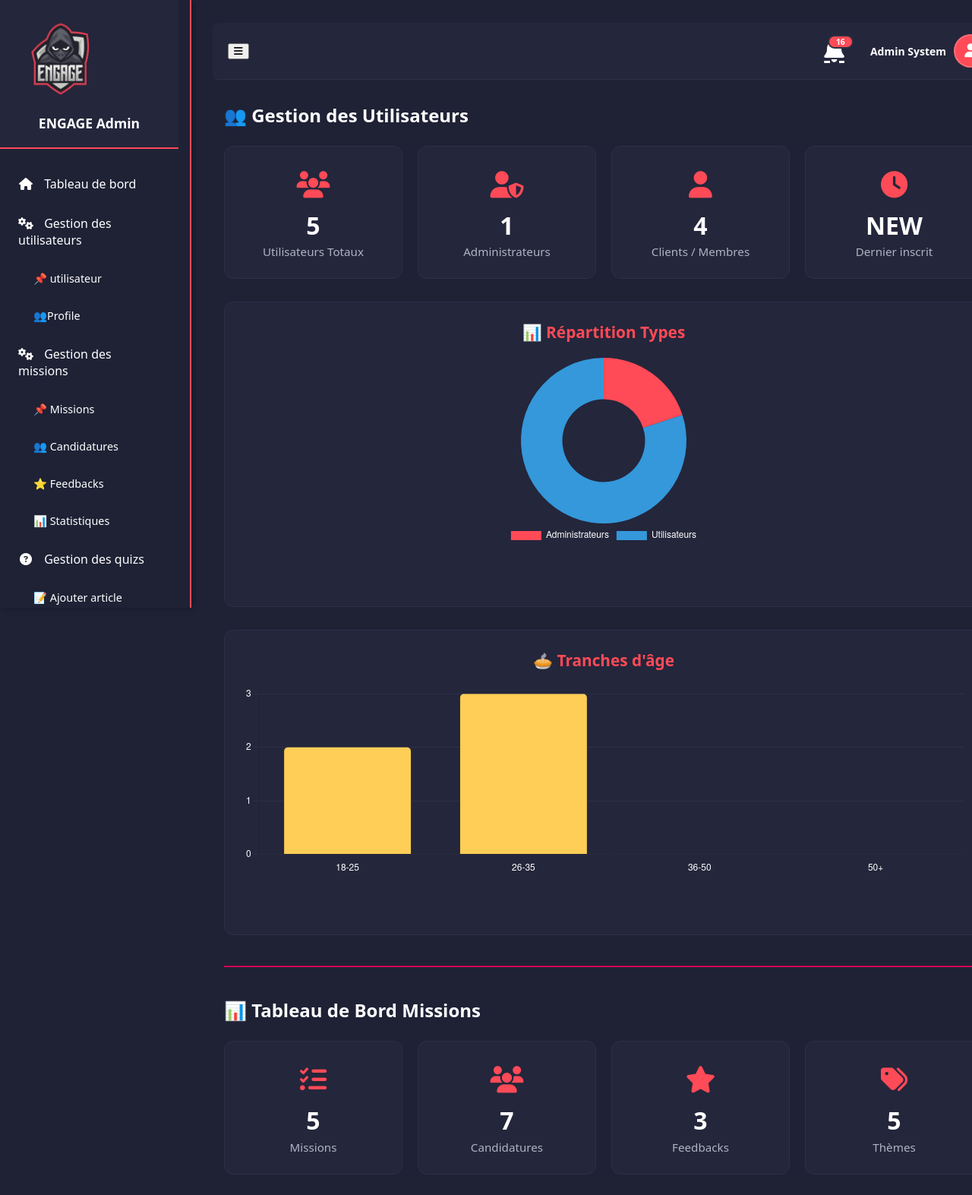
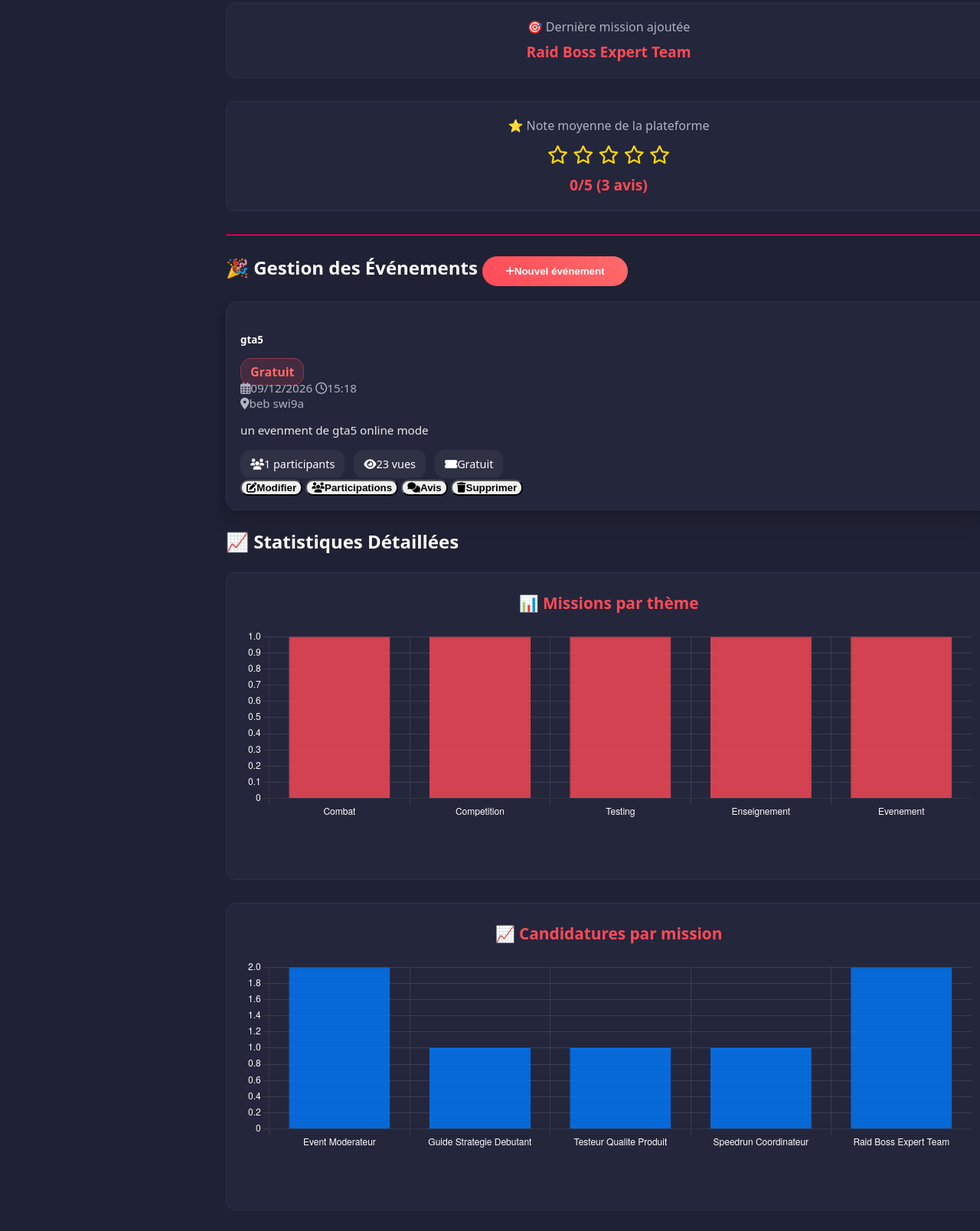
The app's page /view/backoffice/dashboard.php (signed in, upper part) with its own data (2 pictures, top to bottom).
### tables this page shows
CREATE TABLE `utilisateur` (
  `id_util` int(11) NOT NULL,
  `prenom` varchar(100) NOT NULL,
  `nom` varchar(100) NOT NULL,
  `dt_naiss` date DEFAULT NULL,
  `mail` varchar(255) NOT NULL,
  `num` int(11) DEFAULT NULL,
  `mdp` varchar(255) NOT NULL,
  `typee` enum('admin','user') DEFAULT 'user',
  `q1` varchar(255) DEFAULT NULL,
  `rp1` varchar(255) DEFAULT NULL,
  `q2` varchar(255) DEFAULT NULL,
  `rp2` varchar(255) DEFAULT NULL,
  `gamer_tag` varchar(100) DEFAULT NULL,
  `created_at` timestamp NOT NULL DEFAULT current_timestamp(),
  `updated_at` timestamp NOT NULL DEFAULT current_timestamp() ON UPDATE current_timestamp(),
  `img` varchar(255) DEFAULT NULL,
  `auth` varchar(200) NOT NULL,
  `face` text NOT NULL
);

CREATE TABLE `missions` (
  `id` int(11) NOT NULL,
  `titre` varchar(255) NOT NULL,
  `jeu` varchar(100) NOT NULL,
  `theme` varchar(100) DEFAULT NULL,
  `niveau_difficulte` enum('Facile','Moyen','Difficile','Expert') DEFAULT 'Moyen',
  `description` longtext DEFAULT NULL,
  `competences_requises` varchar(500) DEFAULT NULL,
  `salaire_propose` decimal(10,2) DEFAULT NULL,
  `duree_estimee` varchar(100) DEFAULT NULL,
  `nombre_places` int(11) DEFAULT 1,
  `date_creation` timestamp NOT NULL DEFAULT current_timestamp(),
  `date_debut` date DEFAULT NULL,
  `date_fin` date DEFAULT NULL,
  `statut` enum('Ouverte','En cours','Fermee','Annulee') DEFAULT 'Ouverte',
  `createur_id` int(11) NOT NULL,
  `partenaire_id` int(11) DEFAULT NULL
);

CREATE TABLE `evenement` (
  `id_evenement` int(11) NOT NULL,
  `titre` varchar(100) NOT NULL,
  `description` text NOT NULL,
  `date_evenement` date NOT NULL,
  `lieu` varchar(100) NOT NULL,
  `image` varchar(255) DEFAULT NULL,
  `id_organisation` int(11) NOT NULL COMMENT 'User who organized the event',
  `created_by` int(11) NOT NULL COMMENT 'User who created the event',
  `created_at` timestamp NOT NULL DEFAULT current_timestamp(),
  `updated_at` timestamp NOT NULL DEFAULT current_timestamp() ON UPDATE current_timestamp(),
  `heure_evenement` time DEFAULT NULL,
  `duree_minutes` int(11) DEFAULT NULL,
  `type_evenement` varchar(100) DEFAULT 'gratuit',
  `prix` decimal(10,2) DEFAULT NULL,
  `vues` int(11) NOT NULL DEFAULT 0,
  `theme` varchar(100) DEFAULT 'evenement'
);

### view/backoffice/dashboard.php (the view, shortened to what the rows shown need)
<?php
$base_dir = __DIR__ . '/../../';
require_once $base_dir . 'controller/missioncontroller.php';
require_once $base_dir . 'controller/utilisateurcontroller.php';
require_once $base_dir . 'model/evenementModel.php';
$utilisateurC = new UtilisateurController();
$currentUser = $utilisateurC->showUtilisateur($_SESSION['user_id']);
$userImg = $currentUser['img'] ?? null;
$userName = $currentUser['prenom'] . ' ' . $currentUser['nom'];
$imgPath = '../frontoffice/assets/uploads/profiles/' . $userImg;
if (!file_exists(__DIR__ . '/../../view/frontoffice/assets/uploads/profiles/' . $userImg) || empty($userImg)) {
    $userImg = null;
}
$missionC = new missioncontroller();
$eventModel = new EvenementModel();
$missions = $missionC->getMissions();
$events = $eventModel->getAllEvents();
$lastMission = !empty($missions) ? $missions[0]['titre'] : "Aucune mission";
?>
<!DOCTYPE html>
<html lang="fr">
<head>
    <link rel="stylesheet" href="assets/css/custom-backoffice.css">
    <link rel="stylesheet" href="https://cdnjs.cloudflare.com/ajax/libs/font-awesome/6.5.0/css/all.min.css">
</head>
<body>
<div id="content">
    <nav class="navbar navbar-expand-lg topbar">
        <div class="user-menu">
            <div class="user-wrapper">
                <span class="user-name"><?= htmlspecialchars($userName) ?></span>
                <div class="user-avatar">
                    <?php if ($userImg): ?>
                        <img src="<?= htmlspecialchars($imgPath) ?>" alt="Profil" style="width: 100%; height: 100%; border-radius: 50%; object-fit: cover;">
                    <?php else: ?>
                        <i class="fas fa-user"></i>
                    <?php endif; ?>
                </div>
            </div>
        </div>
    </nav>
    <div class="container mt-4">
        <div id="dashboardSection">
            <h2 class="text-white mb-4 section-title">👥 Gestion des Utilisateurs</h2>
            <h2 class="text-white mb-4 section-title">📊 Tableau de Bord Missions</h2>
            <div class="row">
                <div class="col-md-6">
                    <div class="last-mission-balanced">
                        <div class="last-mission-label-balanced">🎯 Dernière mission ajoutée</div>
                        <div class="last-mission-value-balanced"><?= htmlspecialchars($lastMission) ?></div>
                    </div>
                </div>
            </div>
            <h2 class="text-white mb-3 section-title d-flex align-items-center justify-content-between">
                🎉 Gestion des Événements
                <button class="btn btn-primary" onclick="openPage('events/createevent.php')">
                    <i class="fas fa-plus me-2"></i>Nouvel événement
                </button>
            </h2>
            <div class="row event-grid">
                <?php if (!empty($events)): ?>
                    <?php foreach ($events as $ev): ?>
                        <div class="col-lg-6 mb-4">
                            <div class="event-card">
                                <div class="d-flex justify-content-between align-items-start mb-2">
                                    <h5 class="mb-0"><?= htmlspecialchars($ev['titre']) ?></h5>
                                    <span class="event-badge">
                                        <?= ($ev['type_evenement'] ?? 'gratuit') === 'payant' ? 'Payant' : 'Gratuit' ?>
                                    </span>
                                </div>
                                <div class="event-meta mb-2">
                                    <i class="far fa-calendar-alt mr-2"></i><?= !empty($ev['date_evenement']) ? date('d/m/Y', strtotime($ev['date_evenement'])) : '--/--/----' ?>
                                    <span class="ml-3"><i class="far fa-clock mr-2"></i><?= isset($ev['heure_evenement']) && $ev['heure_evenement'] !== null ? substr($ev['heure_evenement'], 0, 5) : '--:--' ?></span>
                                </div>
                                <div class="event-meta mb-2">
                                    <i class="fas fa-map-marker-alt mr-2"></i><?= htmlspecialchars($ev['lieu'] ?? 'Lieu non défini') ?>
                                </div>
                                <p class="event-meta mb-3" style="color: var(--text-color); opacity: 0.9;">
                                    <?= htmlspecialchars(mb_strimwidth($ev['description'] ?? 'Pas de description', 0, 140, '...')) ?>
                                </p>
                                <div class="event-stats">
                                    <div class="pill"><i class="fas fa-users mr-2"></i><?= $ev['participants_count'] ?? 0 ?> participants</div>
                                    <div class="pill"><i class="fas fa-eye mr-2"></i><?= $ev['vues'] ?? 0 ?> vues</div>
                                    <?php if (($ev['type_evenement'] ?? 'gratuit') === 'payant'): ?>
                                        <div class="pill"><i class="fas fa-ticket-alt mr-2"></i><?= isset($ev['prix']) ? number_format((float)$ev['prix'], 2) . ' TND' : 'Tarif' ?></div>
                                    <?php else: ?>
                                        <div class="pill"><i class="fas fa-ticket-alt mr-2"></i>Gratuit</div>
                                    <?php endif; ?>
                                </div>
                                <div class="event-actions d-flex flex-wrap mt-3" style="gap: 8px;">
                                    <button class="btn btn-sm btn-info" onclick="openPage('events/editevent.php?id=<?= $ev['id_evenement'] ?>')">
                                        <i class="fas fa-edit mr-1"></i>Modifier
                                    </button>
                                    <button class="btn btn-sm btn-secondary" onclick="openPage('events/participation.php?event_id=<?= $ev['id_evenement'] ?>')">
                                        <i class="fas fa-users mr-1"></i>Participations
                                    </button>
                                    <button class="btn btn-sm btn-warning" onclick="openPage('events/event_feedback.php?event_id=<?= $ev['id_evenement'] ?>')">
                                        <i class="fas fa-comments mr-1"></i>Avis
                                    </button>
                                    <button class="btn btn-sm btn-danger" onclick="if(confirm('Supprimer cet événement ?')) { openPage('events/evenement.php?action=delete&id=<?= $ev['id_evenement'] ?>'); }">
                                        <i class="fas fa-trash mr-1"></i>Supprimer
                                    </button>
                                </div>
                            </div>
                        </div>
                    <?php endforeach; ?>
                <?php else: ?>
                    <div class="col-12">
                        <div class="alert alert-info">Aucun événement pour le moment.</div>
                    </div>
                <?php endif; ?>
            </div>
            <h2 id="stats" class="text-white mb-4 section-title">📈 Statistiques Détaillées</h2>
        </div>
    </div>
</div>
<script>
// Init User Charts
document.addEventListener("DOMContentLoaded", function () {
    // 1. User Type
    const ctxType = document.getElementById('userTypeChart');
    if (ctxType) {
        new Chart(ctxType, {
            type: 'doughnut',
            data: {
                labels: window.dashboardData.usersLabels,
                datasets: [{
                    data: window.dashboardData.usersValues,
                    backgroundColor: ['#ff4a57', '#3498db'],
                    borderWidth: 0
                }]
            },
            options: {
                responsive: true,
                maintainAspectRatio: false,
                plugins: {
                    legend: { position: 'bottom', labels: { color: '#fff' } }
                }
            }
        });
    }
    // 2. Age
    const ctxAge = document.getElementById('ageChart');
    if (ctxAge) {
        new Chart(ctxAge, {
            type: 'bar',
            data: {
                labels: window.dashboardData.ageLabels,
                datasets: [{
                    label: "Utilisateurs",
                    data: window.dashboardData.ageValues,
                    backgroundColor: '#FFCE56',
                    borderRadius: 5
                }]
            },
            options: {
                responsive: true,
                maintainAspectRatio: false,
                scales: {
                    y: {
                        beginAtZero: true,
                        ticks: { color: '#fff', stepSize: 1 },
                        grid: { color: '#2d3047' }
                    },
                    x: {
                        ticks: { color: '#fff' },
                        grid: { display: false }
                    }
                },
                plugins: {
                    legend: { display: false }
                }
            }
        });
    }
});
</script>
</body>
</html>

### records on screen
utilisateur: userName "Admin System"
missions: titre "Raid Boss Expert Team"
evenement: titre "gta5", type_evenement "Gratuit", date_evenement "09/12/2026", heure_evenement "15:18", lieu "beb swi9a", description "un evenment de gta5 online mode", participants_count "1", vues "23"

### other values on screen
$notificationCount "16"
$totalUsers "5"
$totalAdmins "1"
$totalClients "4"
$totalMissions "5"
$totalCandidatures "7"
$totalFeedbacks "3"
count($themes) "5"
$averageRating "0"
